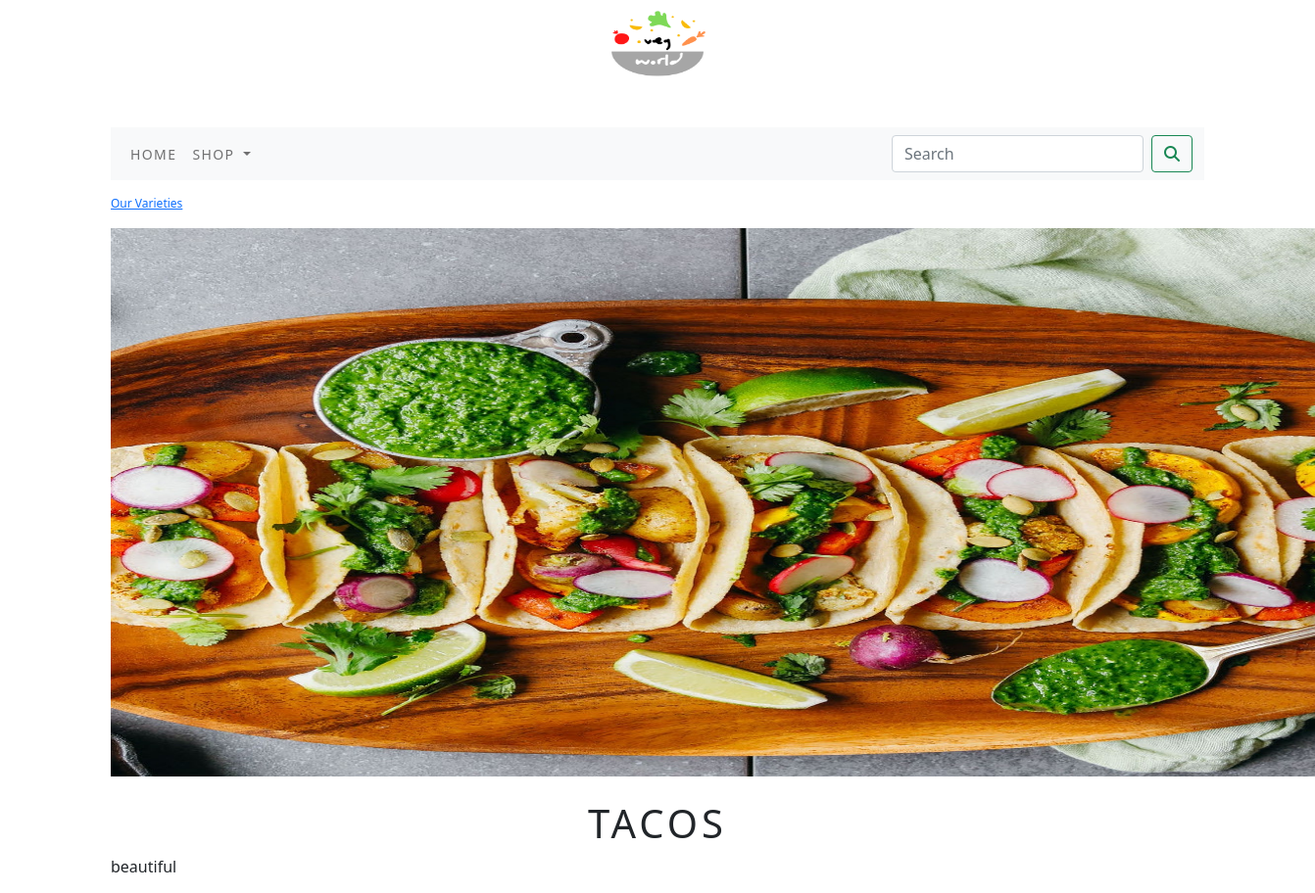
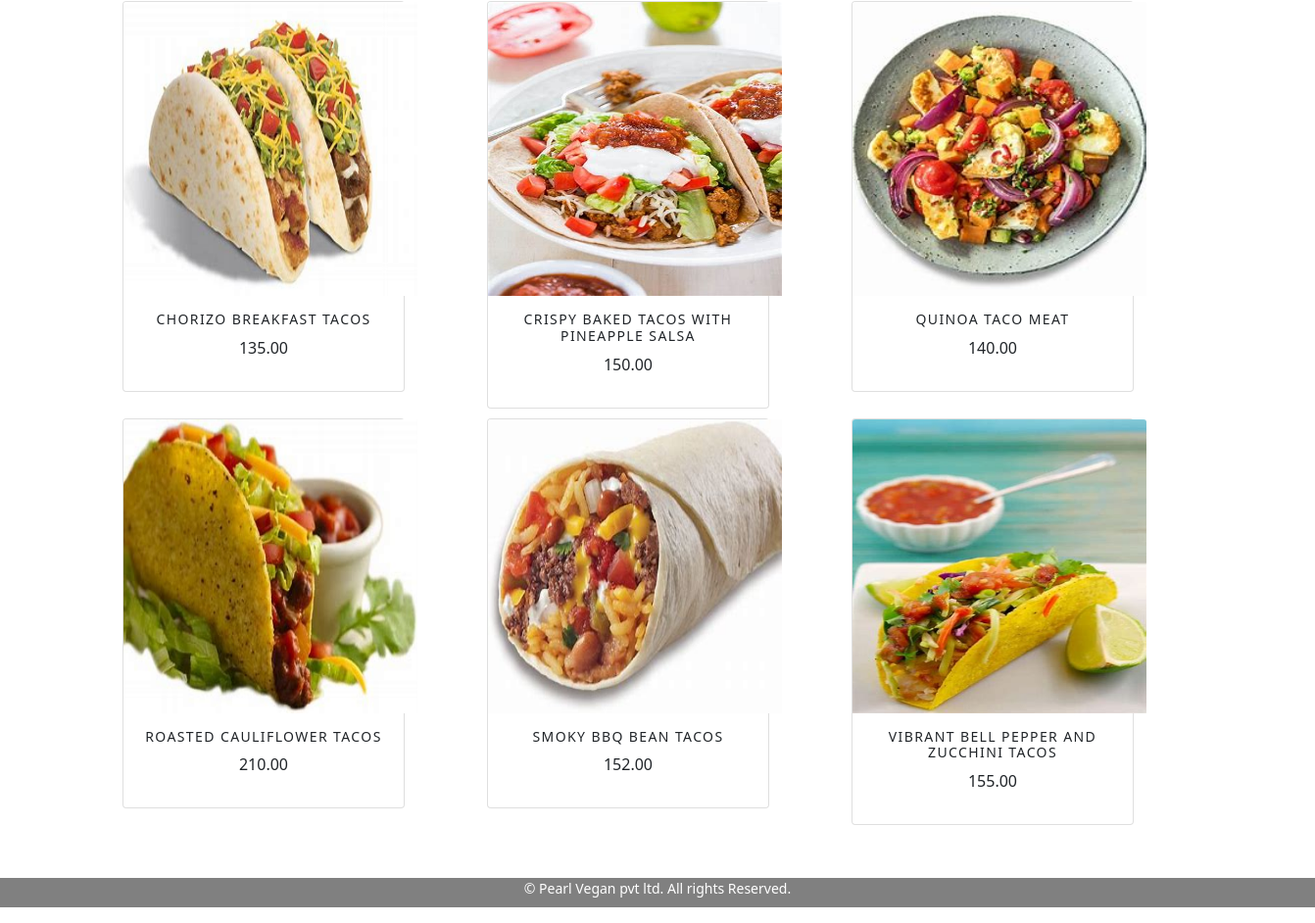
Screenshot of /shop/tacos/ with the database file from the repository (2 pictures, top to bottom).
### shop/models.py (models this page shows, shortened)
class Category(models.Model):
    name=models.CharField(max_length=250, unique=True)
    slug=models.SlugField(max_length=250, unique=True)
    desc=models.TextField(blank=True)
    image=models.ImageField(upload_to='category/', blank=True, null=True)
    class Meta:
        ordering=('name',)
        verbose_name='category'
        verbose_name_plural='categories'
    def get_url(self):
        return reverse('shop:Prod_by_category', args=[self.slug])

class Product(models.Model):
    name = models.CharField(max_length=250, unique=True)
    slug = models.SlugField(max_length=250, unique=True)
    desc = models.TextField(blank=True)
    price = models.DecimalField(max_digits=10, decimal_places=2)
    category = models.ForeignKey(Category, on_delete=models.CASCADE)
    image = models.ImageField(upload_to='product/', blank=True, null=True)
    stock = models.IntegerField()
    available = models.BooleanField(default=True)
    created = models.DateTimeField(auto_now_add=True)
    updated = models.DateTimeField(auto_now=True)
    def get_url(self):
        return reverse('shop:ProdCatDetail', args=[self.category.slug, self.slug])
    class Meta:
        ordering=('name',)
        verbose_name = 'product'
        verbose_name_plural = 'products'

### shop/views.py (the view)
# urls.py: path('',views.AllProdCat,name='AllProdCat'),
def AllProdCat(request, c_slug=None):
    c_page=None
    products_list=None
    if c_slug!=None:
        c_page= get_object_or_404(Category,slug=c_slug)
        products_list=Product.objects.all().filter(category=c_page, available=True)
    else:
        products_list=Product.objects.all().filter(available=True)
    paginator=Paginator(products_list, 6)
    try:
        page=int(request.GET.get('page', '1'))
    except:
        page=1
    try:
        products=paginator.page(page)
    except (EmptyPage, InvalidPage):
        products=paginator.page(paginator.num_pages)
    return render(request, "category.html", {'category': c_page, 'products': products})

### cart/context_processors.py (called while the page is built)
def counter(request):
    item_count = 0
    if 'admin' in request.path:
        return {}
    else:
        try:
            cart = Cart.objects.filter(cart_id=_cart_id(request))
            cart_items = CartItem.objects.all().filter(cart=cart[:1])
            for cart_item in cart_items:
                item_count +=cart_item.quantity
        except Cart.DoesNotExist:
            item_count = 0
    return dict(item_count=item_count)

### cart/views.py (called while the page is built)
def _cart_id(request):
    cart = request.session.session_key
    if not cart:
        cart = request.session.create()
    return cart

### shop/context_processors.py (called while the page is built)
def menu_links(request):
    links=Category.objects.all()
    return dict(links=links)

### templates/category.html (shortened to what this page needs)
{% extends 'base.html' %}
{% load static %}
{% block content %}
  {% if category %}
    <div>
      <div class="row my_row_class">
          <div class="mx_auto">
              <p><a href="{% url 'shop:AllProdCat' %}">Our Varieties</a></p>
      </div>
          </div>
    </div>
  {% endif %}
  <div class="mx_auto">
    {% if category %}
    <img class="my_image" style="width:1290px; height:560px;" src="{{category.image.url}}" alt="{{category.name}}" >
  </div>
<br>
<div>
    <h1 class="text-center my_title">{{category.name}}</h1>
    <p class="text-justify">{{category.desc}}</p>
</div>
     {% endif %}
<div class="container">
  <div class="row mx_auto">
    {% for product in products.object_list %}
    <div class="my_bottom_margin col-9 col-sm-12 col-md-4 col-lg-4">
      <div class="card text-center" style="width:18rem;">
        <a href="{{product.get_url}}"><img class="card-img-top my_image" src="{{product.image.url}}" alt="{{product.name}}" style="width:300px; height:300px;"></a>
      <div class="card-body">
        <h4>{{product.name}}</h4>
        <p>{{product.price}}</p>
      </div>
      </div>
    </div>
    {% endfor %}
  </div>
    <br>
</div>
{% endblock %}

### static/css/custom.css (style rules this page uses)
.my_row_class { padding-top: 15px; }
.my_row_class .mx_auto { color: black; font-size: 12px; }
.my_image { width: 100%; height: auto; }
.my_title { font-size:10 px; text-transform: uppercase; letter-spacing: .1em; }
.my_bottom_margin { margin-bottom: 10px; }
.card-body h4 { font-size: 14px; text-transform: uppercase; letter-spacing: .1em; }

### rows the page displays
Category: image (picture), name "TACOS", desc "beautiful"
Product: image (picture), name "CHORIZO BREAKFAST TACOS", price "135.00"
Product: image (picture), name "CRISPY BAKED TACOS WITH PINEAPPLE SALSA", price "150.00"
Product: image (picture), name "QUINOA TACO MEAT", price "140.00"
Product: image (picture), name "ROASTED CAULIFLOWER TACOS", price "210.00"
Product: image (picture), name "SMOKY BBQ BEAN TACOS", price "152.00"
Product: image (picture), name "VIBRANT BELL PEPPER AND ZUCCHINI TACOS", price "155.00"
